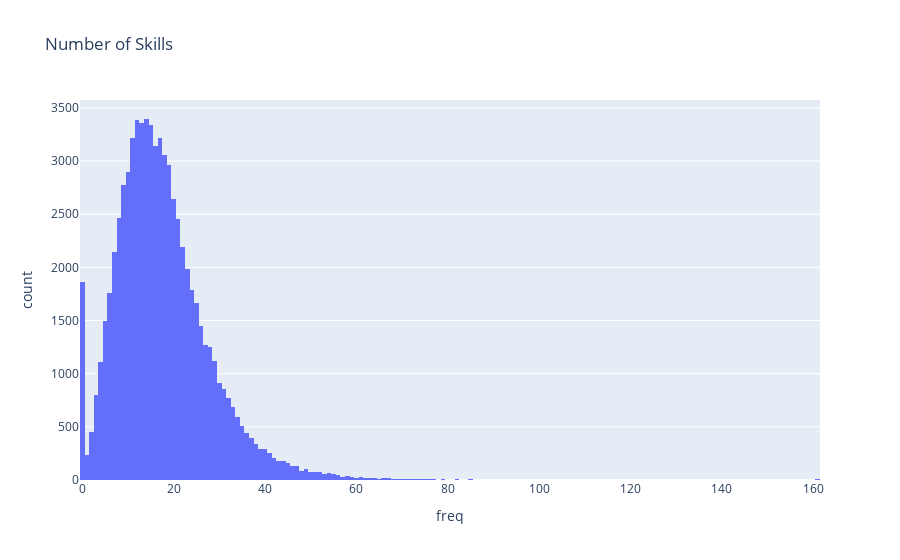

Notebook code for this chart:
### Code cell
freq_tech = pd.DataFrame(encoded_dfs[TECH_COLS].sum(axis=1), columns=["freq"])
fig = px.histogram(freq_tech, x="freq", title='Number of Skills')
fig.show()

### Figure 1 — Plotly figure (JSON) as saved in the notebook; plotly's stock layout.template omitted (floating-point values rounded to 4 significant figures; data arrays with more than 128 entries replaced by an {"elided": "..."} marker saying what was removed)
{"data": [{"alignmentgroup": "True", "bingroup": "x", "hovertemplate": "freq=%{x}<br>count=%{y}<extra></extra>", "legendgroup": "", "marker": {"color": "#636efa", "pattern": {"shape": ""}}, "name": "", "offsetgroup": "", "orientation": "v", "showlegend": false, "type": "histogram", "x": {"elided": "73268 int values"}, "xaxis": "x", "yaxis": "y"}], "layout": {"barmode": "relative", "legend": {"tracegroupgap": 0}, "title": {"text": "Number of Skills"}, "xaxis": {"anchor": "y", "domain": [0, 1], "title": {"text": "freq"}}, "yaxis": {"anchor": "x", "domain": [0, 1], "title": {"text": "count"}}}}
